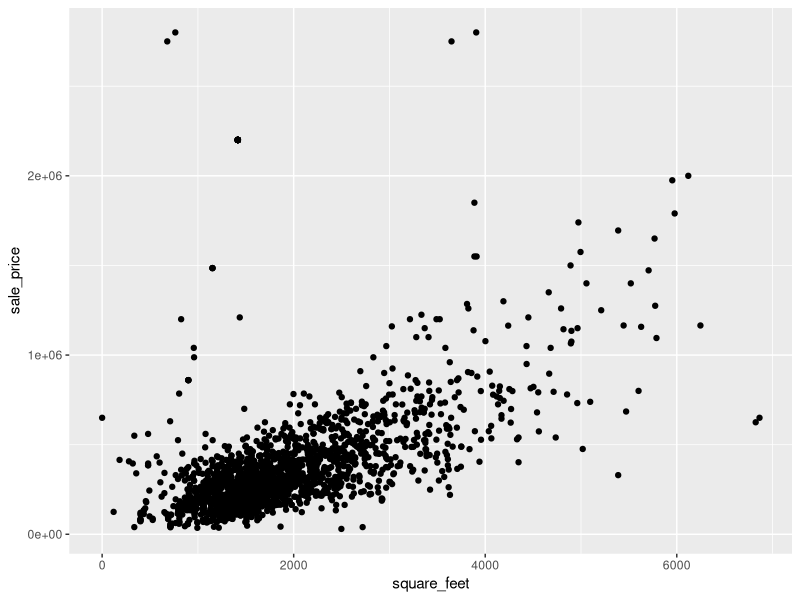
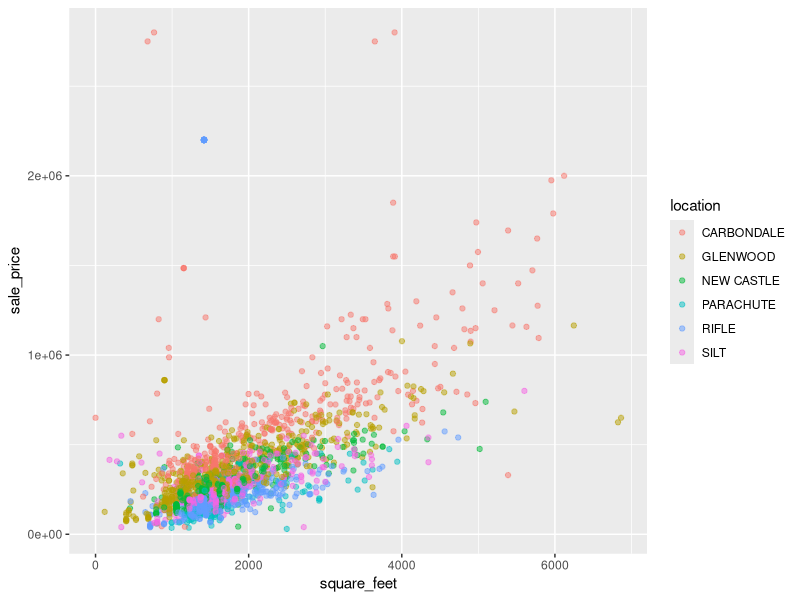
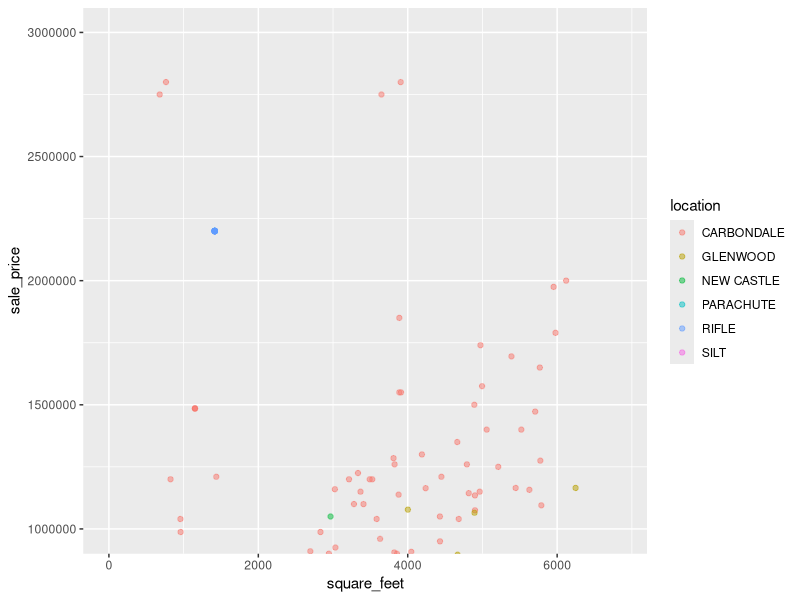
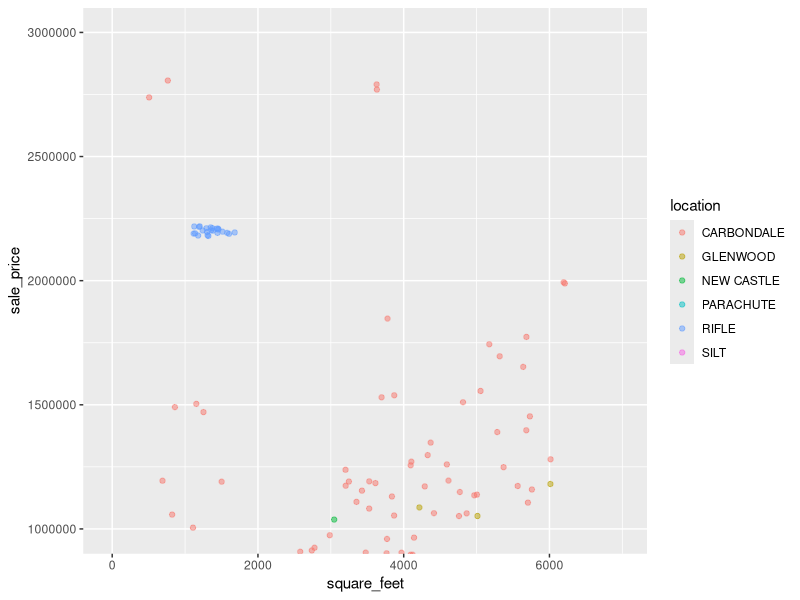
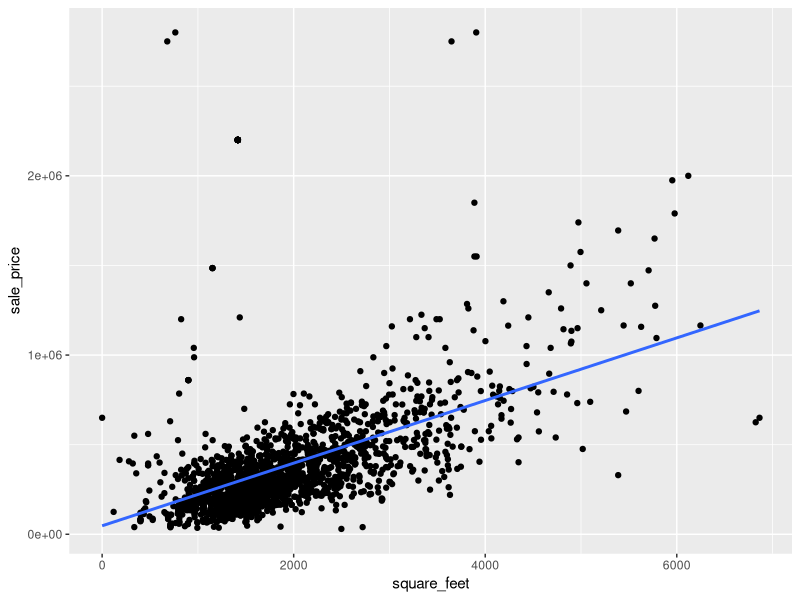
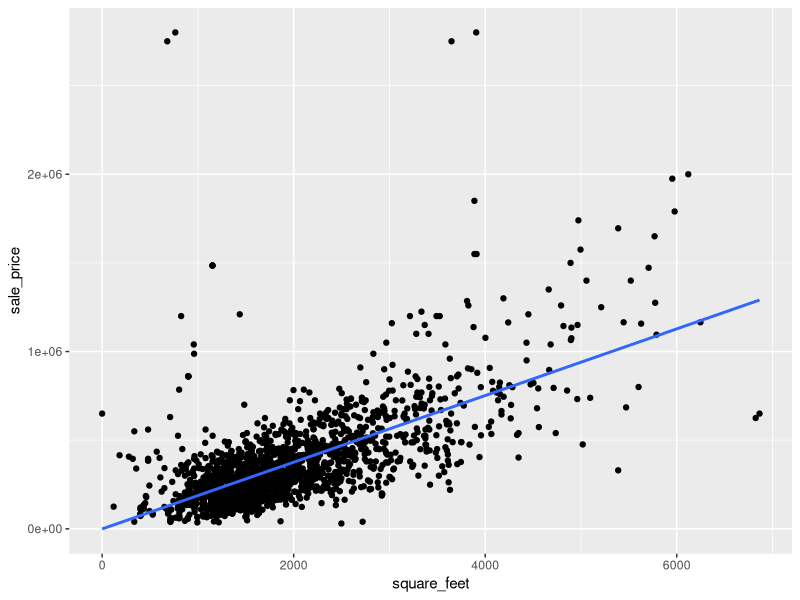
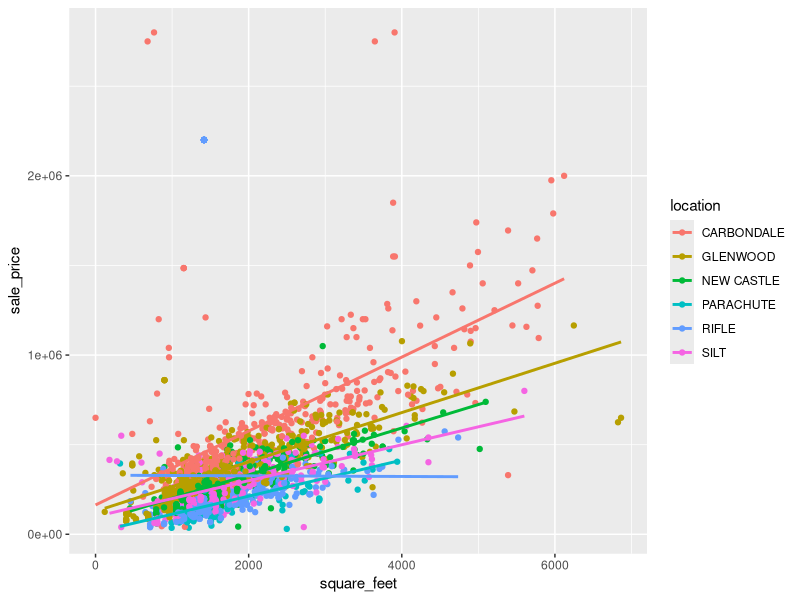
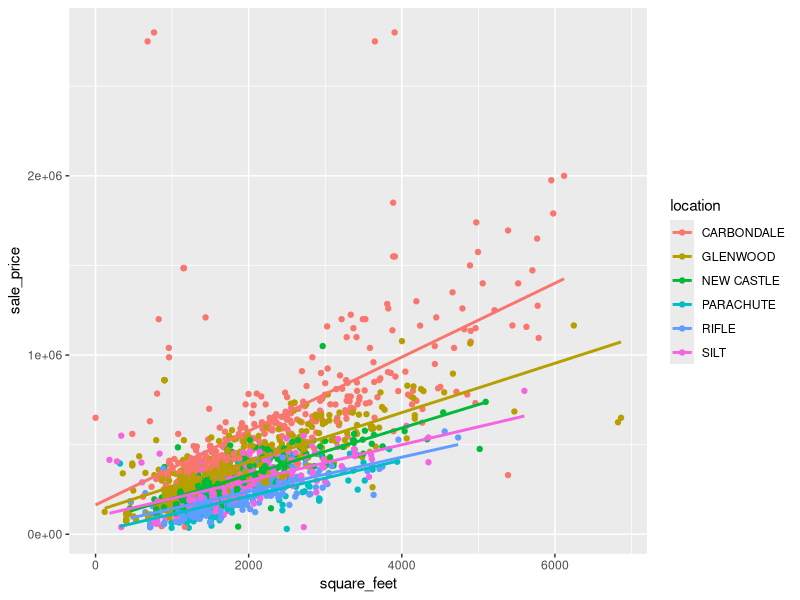

Reproduce these figures in R, in order.
## ---- chunk 1
knitr::opts_chunk$set(echo = TRUE, fig.width = 6, fig.height = 3.7)
## ---- chunk 2
# This chunk includes the data processing steps to wrangle and clean the data
library(tidyverse) # For reading-in, wrangling, visualizing the data, and for pipe operator
library(readxl) # Tidyverse package for reading in Excel files
library(magrittr) # For the '%<>%' pipe operator
library(knitr) # For nicely formatted tables

# Read-in townhomes and condo sales data
townhomes <- read_xlsx("2017-comparable-sales-condos-townhomes.xlsx") 

# Read-in single family home sales data
single_family <- read_xlsx("2017-comparable-sales-single-family.xlsx") 

# Check column names and formats
glimpse(townhomes) 
glimpse(single_family)
# 'sale_price' column was coerced to numeric and special characters '$' and ',' removed

# Replace spaces in column names with underscores ('_') and make names lowercase
# the package 'magrittr' is used for the pipe operator, this is loaded with the 'tidyverse' library
colnames(townhomes) %<>% str_replace_all("\\s", "_") %<>% tolower() 
colnames(single_family) %<>% str_replace_all("\\s", "_") %<>% tolower()

# Rename column "actual_year_built" as "year_built" for consistency between datasets
townhomes <- townhomes %>% 
  rename(year_built = actual_year_built) 

# Add a "classifcation" column to the single_family dataset and set all values to "Single Family"
single_family <- single_family %>% 
  mutate(classification = "Single Family")

# bind_rows() throws an error b/c 'reception' column is numeric in townhomes dataset; convert to character
townhomes$reception <- as.character(townhomes$reception)

# Combine the datasets into one
home_sales <- bind_rows(single_family, townhomes)
glimpse(home_sales)
# No new columns were created during the 'bind_rows()' process, indicating all colums align
# Remove single_family and townhomes dataframes because they are no longer needed
rm(single_family, townhomes)

# unique(home_sales$classification) reveals a "Garage Only" type. Drop this.
home_sales <- home_sales %>% filter(classification != "Garage Only") 

# Rename the column "heated area" to "square_feet" for clarity, though technically not correct
home_sales <- home_sales %>% 
  rename(square_feet = heated_area)
## ---- chunk 3
glimpse(home_sales)
## ---- chunk 4
ggplot(data = home_sales, aes(x = square_feet, y = sale_price)) +
  geom_point()
## ---- chunk 5
ggplot(data = home_sales, aes(x = square_feet, y = sale_price, color = location)) +
  geom_point(alpha = 0.5)
## ---- chunk 6
ggplot(data = home_sales, aes(x = square_feet, y = sale_price, color = location)) +
  geom_point(alpha = 0.5) +
  coord_cartesian(ylim = c(1000000, 3000000))
## ---- chunk 7
ggplot(data = home_sales, aes(x = square_feet, y = sale_price, color = location)) +
  geom_jitter(alpha = 0.5, width = 300, height = 20000) +
  coord_cartesian(ylim = c(1000000, 3000000))
## ---- chunk 8
# High sale price observations
home_sales %>% arrange(desc(sale_price)) %>% select(c("sale_price", "location", "classification", "bedrooms", "square_feet")) %>% head(30)
## ---- chunk 9
# Remove erroneous high sale price observations
home_sales_fix <- home_sales %>% filter(location != "RIFLE" | classification != "Townhome" | sale_price != 2200000)
home_sales_fix %>% filter(location == "RIFLE" & classification == "Townhome") %>% arrange(desc(sale_price)) %>% head(10)
## ---- chunk 10
ggplot(data = home_sales, aes(x = square_feet, y = sale_price)) + 
  geom_point() + 
  geom_smooth(method = "lm", se = FALSE) # Method set to lm for the linear model
## ---- chunk 11
ggplot(data = home_sales_fix, aes(x = square_feet, y = sale_price)) + 
  geom_point() + 
  geom_smooth(method = "lm", se = FALSE) # Method set to lm for the linear model
## ---- chunk 12
ggplot(data = home_sales, aes(x = square_feet, y = sale_price, color = location)) + 
  geom_point() + 
  geom_smooth(method = "lm", se = FALSE) # Method set to lm for the linear model
## ---- chunk 13
ggplot(data = home_sales_fix, aes(x = square_feet, y = sale_price, color = location)) + 
  geom_point() + 
  geom_smooth(method = "lm", se = FALSE) # Method set to lm for the linear model
## ---- chunk 14
ggplot(home_sales, aes(square_feet, sale_price, color = location)) +
  geom_point(alpha = 0.5) +
  geom_smooth(method = "lm", se = FALSE) +
  facet_wrap(~ location)
## ---- chunk 15
ggplot(home_sales_fix, aes(square_feet, sale_price, color = location)) +
  geom_point(alpha = 0.5) +
  geom_smooth(method = "lm", se = FALSE) +
  facet_wrap(~ location)
## ---- chunk 16
# Import seattle rain gauge dataset
seattle_rain <- read_csv("Observed_Monthly_Rain_Gauge_Accumulations_Oct_2002_to_May_2017.csv")
## ---- chunk 17
seattle_rain # Display Monthly Rain Gauge Accumulations for Seattle
## ---- chunk 18
library(tidyr) 
seattle_rain_tall <- seattle_rain %>% 
  gather(RG01:RG20_25, key = rain_gauge, value = precip_inches) 
seattle_rain_tall
## ---- chunk 19
library(tidyr) 
seattle_rain_tall <- seattle_rain %>% 
  gather(key = rain_gauge, value = precip_inches, -Date) # Same result as before!
seattle_rain_tall 
